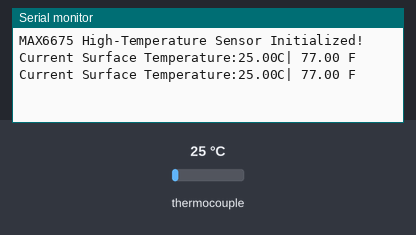
Bench run of a sketch on a simulated ESP32. Parts: the last lines printed to the serial monitor. The test bench sets the inputs (shaded band); at power-on: thermocouple 25 °C.

Above: at 1.7 s.
1.8 s: thermocouple set to 6 °C
At 3.1 s:
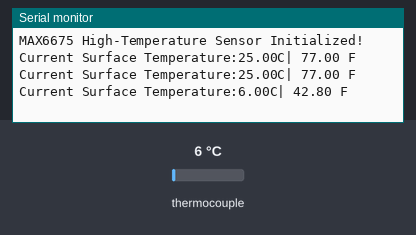
3.3 s: thermocouple set to 75 °C
At 4.3 s:
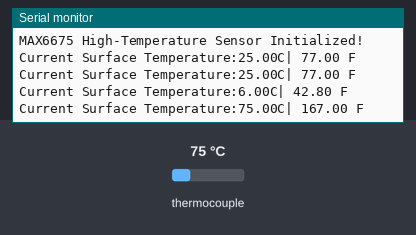
Timing chart, 0 to 6.3 s (numbered marks = the images above; inputs shaded):
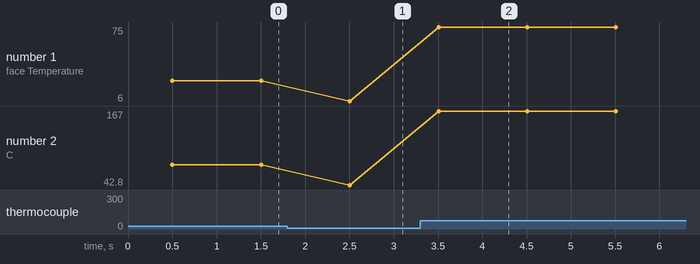

The sketch:

ESP32-High-Temperature-Thermal-Sensor-MAX6675-Thermocouple.ino
```cpp
#include "max6675.h"

int thermoDO = 19;
int thermoCS = 5;
int thermoCLK = 18;

MAX6675 thermocouple (thermoCLK, thermoCS, thermoDO);

void setup() {
  // put your setup code here, to run once:
Serial.begin(115200);
delay(500);
Serial.println("MAX6675 High-Temperature Sensor Initialized!");
}

void loop() {
  // put your main code here, to run repeatedly:
float celsius = thermocouple.readCelsius();

if(isnan(celsius)) {
  Serial.println("Error:Thermocouple fault or disconnected!");
}
else {
  Serial.print("Current Surface Temperature:");
  Serial.print(celsius);
  Serial.print("C| ");

  float fahrenheit = thermocouple.readFahrenheit();
  Serial.print(fahrenheit);
  Serial.println(" F");

  delay(1000);

}
}
```

Measured:
- after the input at 1.8 s, the serial monitor: prints a new line after 0.70 s (image 1)
- after the input at 3.3 s, the serial monitor: prints a new line after 0.21 s (image 2)
- plotted number 1: 25 → 6 after the input at 1.8 s, 6 → 75 after the input at 3.3 s
- plotted number 2: 77 → 42.8 after the input at 1.8 s, 42.8 → 167 after the input at 3.3 s
